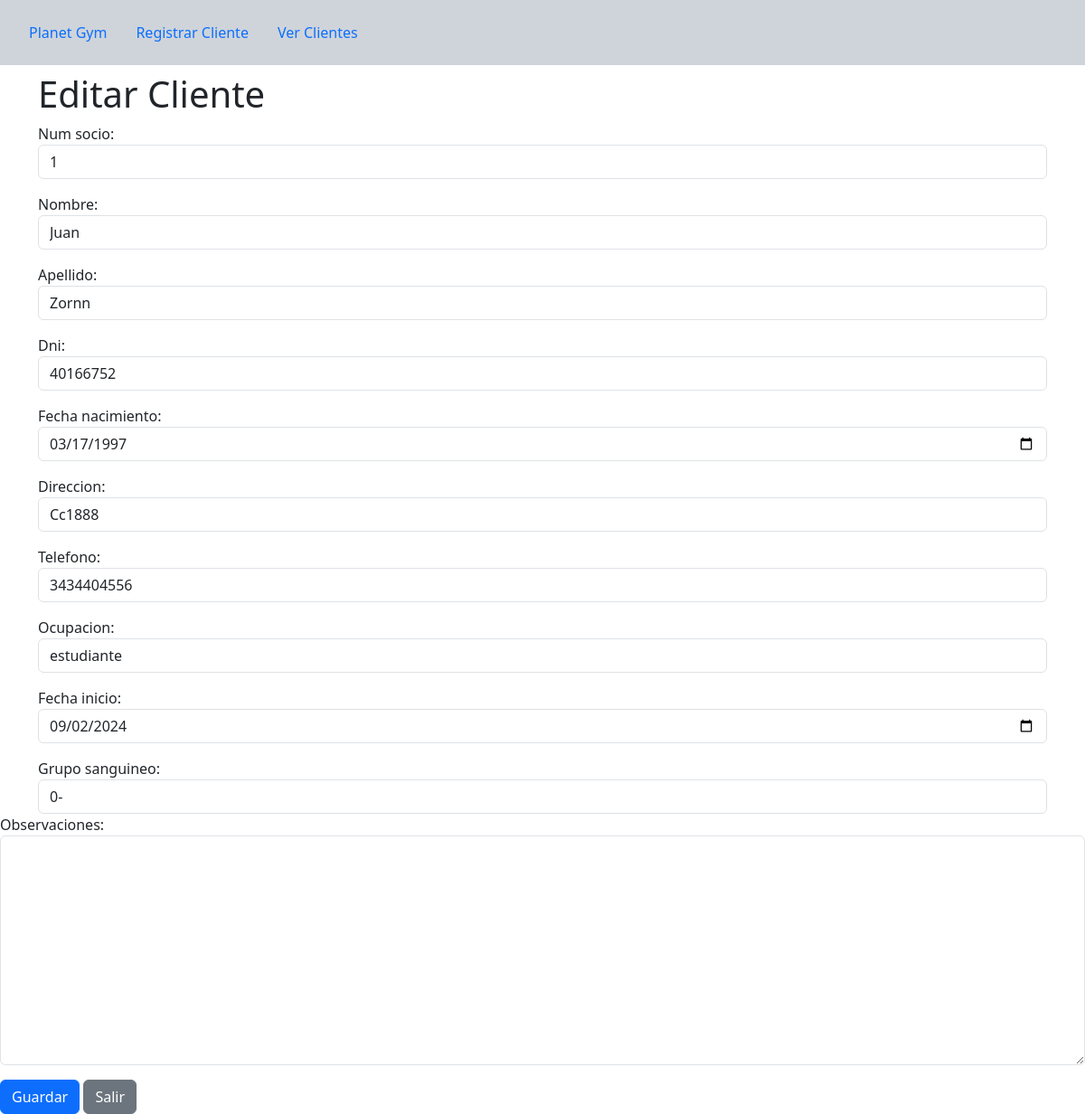
The page /clientes/editar/3/ on the database as committed earlier.
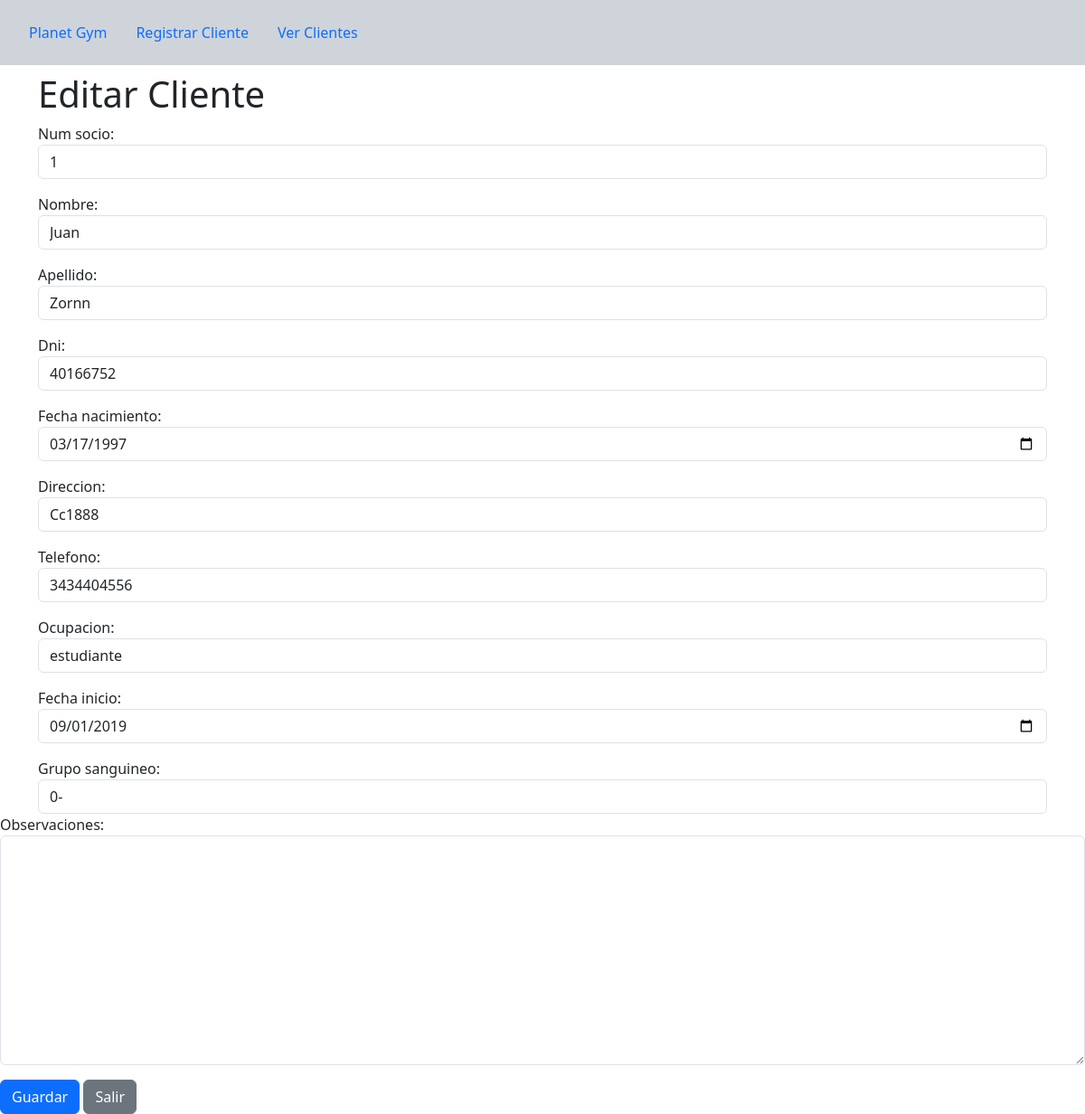
The same page on the database as committed later.
### clientes/models.py (models this page shows, shortened)
class Cliente(models.Model):
    nombre = models.CharField(max_length=100)
    apellido = models.CharField(max_length=100)
    dni = models.CharField(max_length=10, unique=True)
    fecha_nacimiento = models.DateField()
    direccion = models.CharField(max_length=200)
    telefono = models.CharField(max_length=15)
    ocupacion = models.CharField(max_length=100)
    fecha_inicio = models.DateField()
    grupo_sanguineo = models.CharField(max_length=3)
    observaciones = models.TextField(blank=True, null=True)
    num_socio = models.IntegerField()

### clientes/views.py (the view)
# urls.py: path('clientes/editar/<int:cliente_id>/', views.editar_cliente, name='editar_cliente'),
def editar_cliente(request, cliente_id):
    cliente = get_object_or_404(Cliente, pk=cliente_id)
    if request.method == 'POST':
        form = ClienteForm(request.POST, instance=cliente)
        if form.is_valid():
            form.save()
            return redirect('lista_clientes')
    else:
        form = ClienteForm(instance=cliente)
    return render(request, 'clientes/editar_cliente.html', {'form': form})

### clientes/forms.py
class ClienteForm(forms.ModelForm):
    class Meta:
        model = Cliente
        fields = ['num_socio', 'nombre', 'apellido', 'dni', 'fecha_nacimiento', 'direccion', 'telefono', 'ocupacion', 'fecha_inicio', 'grupo_sanguineo', 'observaciones']
        widgets = {
            'fecha_nacimiento': forms.DateInput(attrs={'type': 'date', 'class': 'form-control'}, format='%Y-%m-%d'),
            'fecha_inicio': forms.DateInput(attrs={'type': 'date', 'class': 'form-control'}, format='%Y-%m-%d'),
        }
    def __init__(self, *args, **kwargs):
        super(ClienteForm, self).__init__(*args, **kwargs)
        if self.instance and self.instance.pk:
            self.fields['fecha_nacimiento'].initial = self.instance.fecha_nacimiento.strftime('%Y-%m-%d')
            self.fields['fecha_inicio'].initial = self.instance.fecha_inicio.strftime('%Y-%m-%d')

### clientes/templatetags/form_filters.py (called while the page is built)
@register.filter(name='add_class')
def add_class(value, arg):
    return value.as_widget(attrs={'class': arg})

### clientes/templates/clientes/editar_cliente.html (shortened to what this page needs)
{% extends 'clientes/base.html' %}
{% load form_filters %}
{% block content %}
<h1>Editar Cliente </h1>
<form method="post">
    <div class="mb-3">
        {{ form.num_socio.label_tag }}
        {{ form.num_socio|add_class:"form-control" }}
    </div>
    <div class="mb-3">
        {{ form.nombre.label_tag }}
        {{ form.nombre|add_class:"form-control" }}
    </div>
    <div class="mb-3">
        {{ form.apellido.label_tag }}
        {{ form.apellido|add_class:"form-control" }}
    </div>
    <div class="mb-3">
        {{ form.dni.label_tag }}
        {{ form.dni|add_class:"form-control" }}
    </div>
    <div class="mb-3">
        {{ form.fecha_nacimiento.label_tag }}
        {{ form.fecha_nacimiento|add_class:"form-control" }}
    </div>
    <div class="mb-3">
        {{ form.direccion.label_tag }}
        {{ form.direccion|add_class:"form-control" }}
    </div>
    <div class="mb-3">
        {{ form.telefono.label_tag }}
        {{ form.telefono|add_class:"form-control" }}
    </div>
    <div class="mb-3">
        {{ form.ocupacion.label_tag }}
        {{ form.ocupacion|add_class:"form-control" }}
    </div>
    <div class="mb-3">
        {{ form.fecha_inicio.label_tag }}
        {{ form.fecha_inicio|add_class:"form-control" }}
    </div>
        {{ form.grupo_sanguineo.label_tag }}
        {{ form.grupo_sanguineo|add_class:"form-control" }}
    </div>
    <div class="mb-3">
        {{ form.observaciones.label_tag }}
        {{ form.observaciones|add_class:"form-control" }}
    </div>
    <button type="submit" class="btn btn-primary">Guardar</button>
    <a href="{% url 'lista_clientes' %}" class="btn btn-secondary">Salir</a>
{% endblock %}

Rows that differ between the two databases and show on the page:
changed Cliente "Juan": fecha_inicio "09/02/2024" → "09/01/2019"
